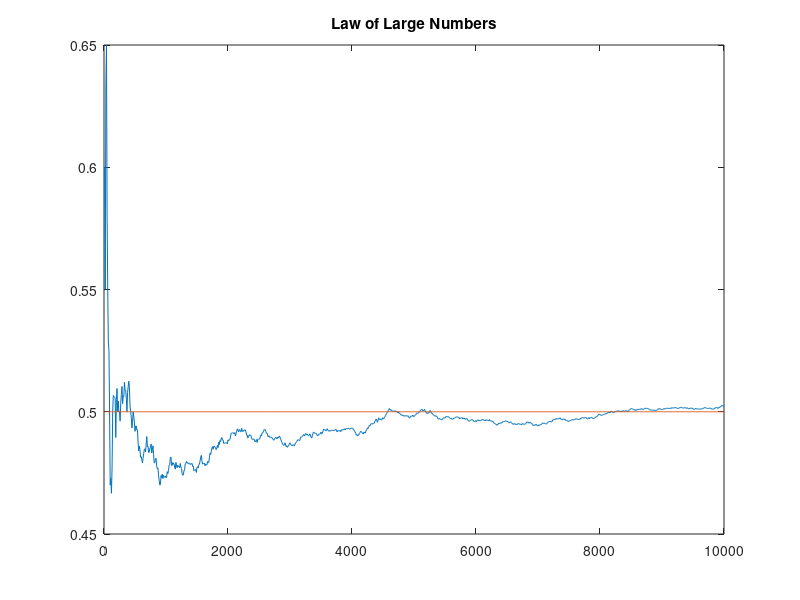

Reproduce this figure in MATLAB.
%%%%LLN%%%%%%%%

number_of_trials=10:10:10000;
x_bar=[];

for j=1:length(number_of_trials)
    rng(1);
    unif_j=rand(number_of_trials(j),1);
    toss_j=(unif_j<=0.5);
    x_bar(j)=mean(toss_j);
end

true=0.5*ones(1,length(number_of_trials));

plot(number_of_trials,x_bar,number_of_trials, true)
title('Law of Large Numbers')